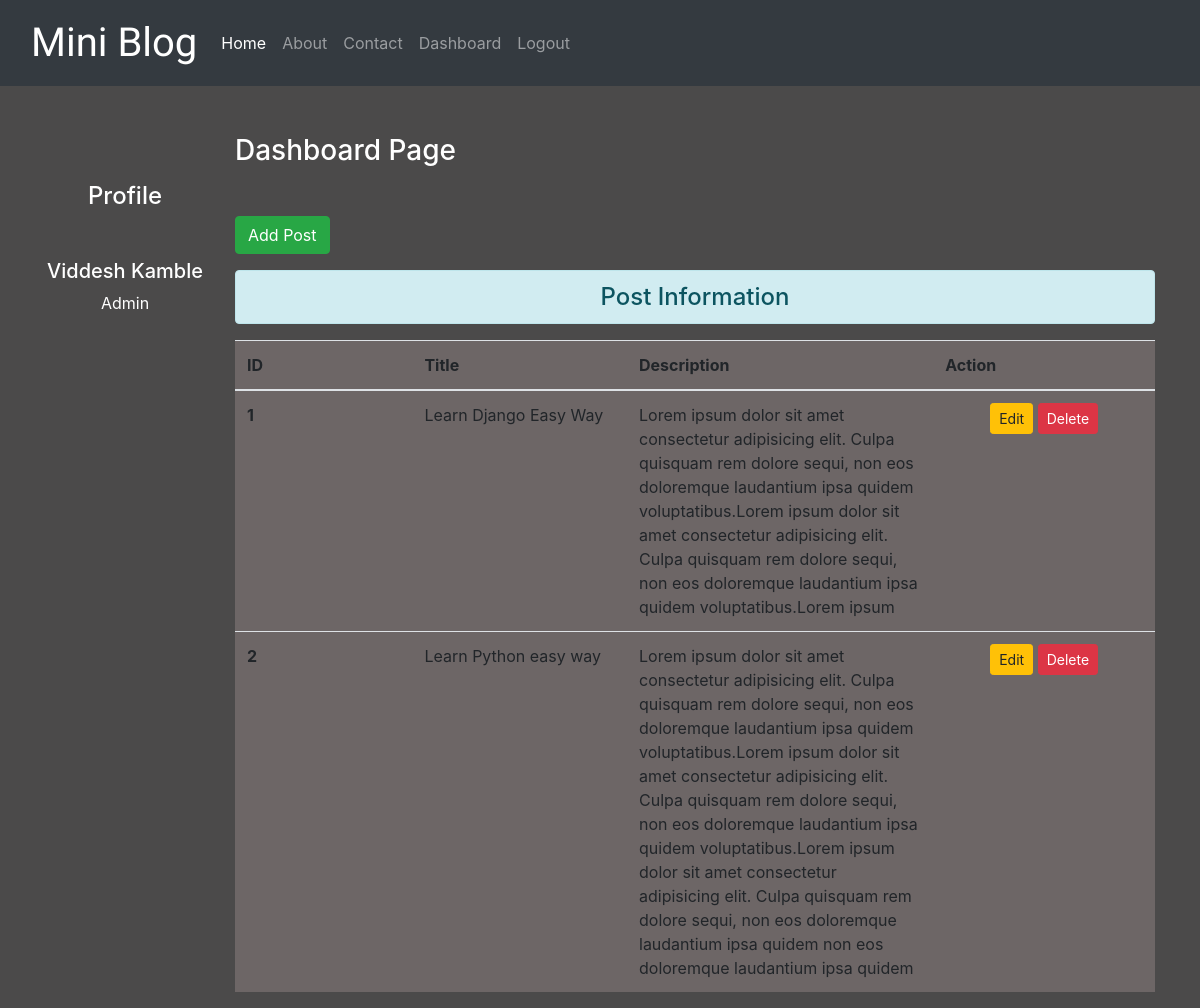
Screenshot of /dashboard/ (signed in) with the database file from the repository.
### blog/models.py (models this page shows)
class Post(models.Model):
    title = models.CharField(max_length=30)
    desc = models.TextField()

### blog/views.py (the view)
# urls.py: path('dashboard/', views.dashboard, name='dashboard'),
def dashboard(request):
    if request.user.is_authenticated:
        posts = Post.objects.all()
        user = request.user
        full_name = user.get_full_name()
        gps = user.groups.all()
        return render(request, 'blog_t/dashboard.html', {'posts': posts, 'full_name': full_name, 'groups':gps})
    else:
        return HttpResponseRedirect('/login/')

### blog/templates/blog_t/dashboard.html (shortened to what this page needs)
{% extends 'blog_t/base.html' %}
{% load static %}
{% block side %}
    <div class="col-sm-2 text-white my-5 text-center">
        <h4 class="my-5">Profile</h4>
        <h5>{{full_name}}</h5>
        {% for group in groups %}
            <p>{{group.name}}</p>
        {% endfor %}
    </div>
{% endblock side %}
{% block content %}
    <div class="col-sm-10">
        <h3 class="text-white my-5">Dashboard Page</h3>
        <a href="{% url 'addpost' %}" class="btn btn-success">Add Post</a>
        <h4 class="text-center alert alert-info mt-3">Post Information</h4>
        {% if posts %}
            <table class="table table-hover lightdark">
                <thead>
                    <tr>
                        <th scope="col" style="width:2%">ID</th>
                        <th scope="col" style="width:2%">Title</th>
                        <th scope="col" style="width:2%">Description</th>
                        <th scope="col" style="width:2%">Action</th>
                    </tr>
                </thead>
                <tbody>
                    {% for post in posts %}
                        <tr>
                            <th scope="row">{{post.id}}</th>
                            <td>{{post.title}}</td>
                            <td>{{post.desc}}</td>
                            <td class="text-center">
                                <a href="{% url 'updatepost' post.id %}" class="btn btn-warning btn-sm">Edit</a>
                                {% if perms.blog.delete_post %}
                                    <form action="{% url 'deletepost' post.id %}" method="POST" class="d-inline">
                                        <input type="submit" class="btn btn-danger btn-sm" value="Delete">
                                    </form>
                                {% endif %}
                            </td>
                        </tr>
                    {% endfor %}
                </tbody>
            </table>
        {% else %}
            <h4 class="text-center alert alert-warning">No Records</h4>
        {% endif %}
    </div>
{% endblock content %}

### blog/templates/blog_t/base.html (shortened to what this page needs)
<!DOCTYPE html>
{% load static %}
<html lang="en">
<head>
    <link rel="stylesheet" href="{% static 'blog_s/css/fontawesome.css' %}">
    <link rel="stylesheet" href="path/to/font-awesome/css/font-awesome.min.css">
    <link rel="stylesheet" href="{% static 'blog_s/css/bootstrap.css' %}">
    <link rel="stylesheet" href="{% static 'blog_s/css/style.css' %}">
</head>
<body>
    <div class="container-fluid bg-dark">
        {% include "blog_t/navbar.html" %}
    </div>
    <div class="container">
            <div class="row">
                {% block side %}{% endblock side %}
                {% block content %}{% endblock content %}
            </div>
    </div>
</body>
</html>

### blog/templates/blog_t/navbar.html (shortened to what this page needs)
<nav class="navbar navbar-expand-lg navbar-dark bg-dark">
  <a class="navbar-brand google-font" href="/">Mini Blog</a>
  <div class="collapse navbar-collapse" id="navbarNav">
    <ul class="navbar-nav">
      <li class="nav-item active">
        <a class="nav-link" href="/">Home <span class="sr-only">(current)</span></a>
      </li>
      <li class="nav-item">
        <a class="nav-link" href="{% url 'about' %}">About</a>
      </li>
      <li class="nav-item">
        <a class="nav-link" href="{% url 'contact' %}">Contact</a>
      </li>
      {% if request.user.is_authenticated %}
        <li class="nav-item">
          <a class="nav-link" href="{% url 'dashboard' %}">Dashboard</a>
        </li>
        <li class="nav-item">
          <a class="nav-link" href="{% url 'logout' %}">Logout</a>
        </li>
      {% endif %}
    </ul>
  </div>
</nav>

### blog/static/blog_s/css/style.css (style rules this page uses)
body { background-color: rgb(75, 74, 74); color: antiquewhite }
.lightdark { background-color: rgb(109, 102, 102); }
.google-font { font-family: 'Nerko One', cursive; font-size: 40px; }

### rows the page displays
Post: id "1", title "Learn Django Easy Way", desc "Lorem ipsum dolor sit amet consectetur adipisicing elit. Culpa quisquam rem dolore sequi, non eos doloremque laudantium ipsa quidem voluptatibus.Lorem ipsum dolor sit amet consectetur adipisicing elit. Culpa quisquam rem dolore sequi, non eos doloremque laudantium ipsa quidem voluptatibus.Lorem ipsum"
Post: id "2", title "Learn Python easy way", desc "Lorem ipsum dolor sit amet consectetur adipisicing elit. Culpa quisquam rem dolore sequi, non eos doloremque laudantium ipsa quidem voluptatibus.Lorem ipsum dolor sit amet consectetur adipisicing elit. Culpa quisquam rem dolore sequi, non eos doloremque laudantium ipsa quidem voluptatibus.Lorem ipsum dolor sit amet consectetur adipisicing elit. Culpa quisquam rem dolore sequi, non eos doloremque laudantium ipsa quidem non eos doloremque laudantium ipsa quidem"

### other values shown
{{ full_name }} "Viddesh Kamble"
{{ group.name }} "Admin"
